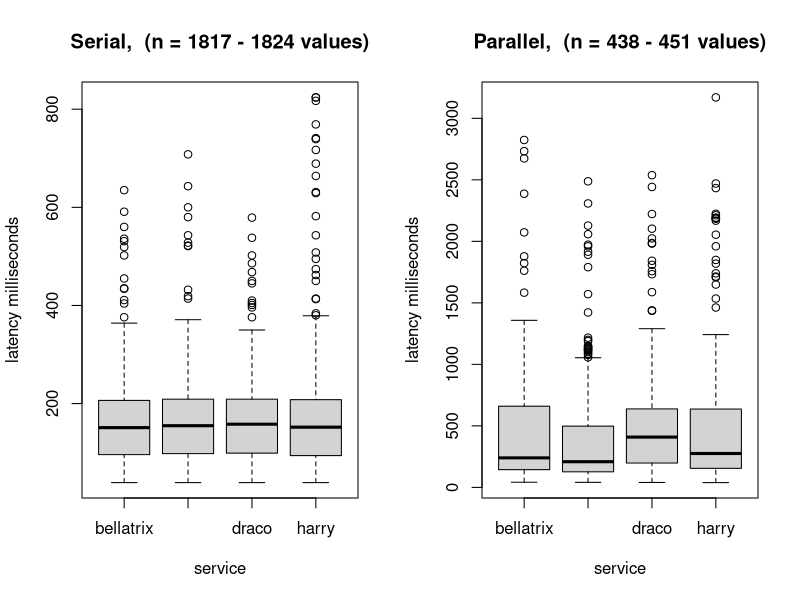

Recreate this plot in R.
setwd("~/git/distributed_performance/analysis")
bellatrix<-read.table(file='data_bellatrix.txt', header=FALSE, skip=5)
draco<-read.table(file='data_draco.txt', header=FALSE, skip=5)
harry<-read.table(file='data_harry.txt', header=FALSE, skip=5)
dobby<-read.table(file='data_dobby.txt', header=FALSE, skip=5)
bellatrix_columns<-cbind(bellatrix[,1], rep('bellatrix', length(bellatrix[,1])))
dobby_columns<-cbind(dobby[,1], rep('dobby', length(dobby[,1])))
harry_columns<-cbind(harry[,1], rep('harry', length(harry[,1])))
draco_columns<-cbind(draco[,1], rep('draco', length(draco[,1])))
column_data<-rbind(draco_columns, rbind(harry_columns, rbind(bellatrix_columns, dobby_columns)))
total_data<-data.frame('latency'=as.numeric(column_data[,1]), 'service'=column_data[,2])
# use this one
par(mfcol=c(1,2))

boxplot(latency~service, total_data, ylab='latency milliseconds', main='Serial,  (n = 1817 - 1824 values)')
length(draco[,1])
length(harry[,1])
length(bellatrix[,1])
length(dobby[,1])

bellatrix<-read.table(file='data_parallel_bellatrix.txt', header=FALSE, skip=2)
draco<-read.table(file='data_parallel_draco.txt', header=FALSE, skip=2)
harry<-read.table(file='data_parallel_harry.txt', header=FALSE, skip=2)
dobby<-read.table(file='data_parallel_dobby.txt', header=FALSE, skip=2)
bellatrix_columns<-cbind(bellatrix[,1], rep('bellatrix', length(bellatrix[,1])))
dobby_columns<-cbind(dobby[,1], rep('dobby', length(dobby[,1])))
harry_columns<-cbind(harry[,1], rep('harry', length(harry[,1])))
draco_columns<-cbind(draco[,1], rep('draco', length(draco[,1])))
column_data<-rbind(draco_columns, rbind(harry_columns, rbind(bellatrix_columns, dobby_columns)))
total_data<-data.frame('latency'=as.numeric(column_data[,1]), 'service'=column_data[,2])
# use this one
boxplot(latency~service, total_data, ylab='latency milliseconds', main='Parallel,  (n = 438 - 451 values)')
length(draco[,1])
length(harry[,1])
length(bellatrix[,1])
length(dobby[,1])
